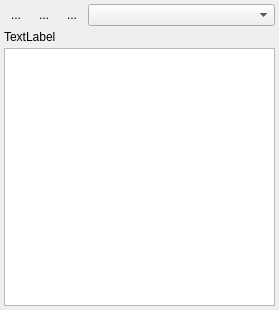
<?xml version="1.0" encoding="UTF-8"?>
<ui version="4.0">
 <class>BrowserViewer</class>
 <widget class="QWidget" name="BrowserViewer">
  <property name="geometry">
   <rect>
    <x>0</x>
    <y>0</y>
    <width>279</width>
    <height>310</height>
   </rect>
  </property>
  <property name="windowTitle">
   <string>Form</string>
  </property>
  <layout class="QVBoxLayout" name="verticalLayout">
   <property name="spacing">
    <number>4</number>
   </property>
   <property name="margin">
    <number>4</number>
   </property>
   <item>
    <widget class="QFrame" name="frame">
     <property name="frameShape">
      <enum>QFrame::NoFrame</enum>
     </property>
     <property name="frameShadow">
      <enum>QFrame::Raised</enum>
     </property>
     <layout class="QHBoxLayout" name="horizontalLayout">
      <property name="spacing">
       <number>4</number>
      </property>
      <property name="margin">
       <number>0</number>
      </property>
      <item>
       <widget class="QToolButton" name="toolButton_back">
        <property name="toolTip">
         <string>Back</string>
        </property>
        <property name="text">
         <string>...</string>
        </property>
        <property name="icon">
         <iconset resource="resource.qrc">
          <normaloff>:/icons/back.png</normaloff>:/icons/back.png</iconset>
        </property>
        <property name="autoRaise">
         <bool>true</bool>
        </property>
       </widget>
      </item>
      <item>
       <widget class="QToolButton" name="toolButton_reload">
        <property name="toolTip">
         <string>Reload</string>
        </property>
        <property name="text">
         <string>...</string>
        </property>
        <property name="icon">
         <iconset resource="resource.qrc">
          <normaloff>:/icons/reload.png</normaloff>:/icons/reload.png</iconset>
        </property>
        <property name="autoRaise">
         <bool>true</bool>
        </property>
       </widget>
      </item>
      <item>
       <widget class="QToolButton" name="toolButton_home">
        <property name="toolTip">
         <string>Home</string>
        </property>
        <property name="text">
         <string>...</string>
        </property>
        <property name="icon">
         <iconset resource="resource.qrc">
          <normaloff>:/icons/gohome.png</normaloff>:/icons/gohome.png</iconset>
        </property>
        <property name="autoRaise">
         <bool>true</bool>
        </property>
       </widget>
      </item>
      <item>
       <widget class="QComboBox" name="comboBox">
        <property name="currentIndex">
         <number>0</number>
        </property>
        <item>
         <property name="text">
          <string/>
         </property>
        </item>
        <item>
         <property name="text">
          <string>MagnaTune</string>
         </property>
        </item>
        <item>
         <property name="text">
          <string>Jamendo</string>
         </property>
        </item>
       </widget>
      </item>
     </layout>
    </widget>
   </item>
   <item>
    <widget class="QLabel" name="label">
     <property name="text">
      <string>TextLabel</string>
     </property>
    </widget>
   </item>
   <item>
    <widget class="QListWidget" name="listWidget">
     <property name="editTriggers">
      <set>QAbstractItemView::NoEditTriggers</set>
     </property>
     <property name="showDropIndicator" stdset="0">
      <bool>false</bool>
     </property>
     <property name="dragEnabled">
      <bool>true</bool>
     </property>
     <property name="dragDropMode">
      <enum>QAbstractItemView::DragOnly</enum>
     </property>
     <property name="selectionMode">
      <enum>QAbstractItemView::ExtendedSelection</enum>
     </property>
    </widget>
   </item>
  </layout>
 </widget>
 <resources>
  <include location="resource.qrc"/>
 </resources>
 <connections>
  <connection>
   <sender>comboBox</sender>
   <signal>currentIndexChanged(int)</signal>
   <receiver>BrowserViewer</receiver>
   <slot>browserChanged(int)</slot>
   <hints>
    <hint type="sourcelabel">
     <x>139</x>
     <y>18</y>
    </hint>
    <hint type="destinationlabel">
     <x>139</x>
     <y>154</y>
    </hint>
   </hints>
  </connection>
  <connection>
   <sender>toolButton_back</sender>
   <signal>clicked()</signal>
   <receiver>BrowserViewer</receiver>
   <slot>back()</slot>
   <hints>
    <hint type="sourcelabel">
     <x>15</x>
     <y>14</y>
    </hint>
    <hint type="destinationlabel">
     <x>139</x>
     <y>154</y>
    </hint>
   </hints>
  </connection>
  <connection>
   <sender>toolButton_home</sender>
   <signal>clicked()</signal>
   <receiver>BrowserViewer</receiver>
   <slot>home()</slot>
   <hints>
    <hint type="sourcelabel">
     <x>96</x>
     <y>14</y>
    </hint>
    <hint type="destinationlabel">
     <x>139</x>
     <y>154</y>
    </hint>
   </hints>
  </connection>
  <connection>
   <sender>toolButton_reload</sender>
   <signal>clicked()</signal>
   <receiver>BrowserViewer</receiver>
   <slot>reload()</slot>
   <hints>
    <hint type="sourcelabel">
     <x>69</x>
     <y>14</y>
    </hint>
    <hint type="destinationlabel">
     <x>139</x>
     <y>154</y>
    </hint>
   </hints>
  </connection>
 </connections>
 <slots>
  <slot>browserChanged(int)</slot>
  <slot>back()</slot>
  <slot>forward()</slot>
  <slot>home()</slot>
  <slot>reload()</slot>
 </slots>
</ui>
